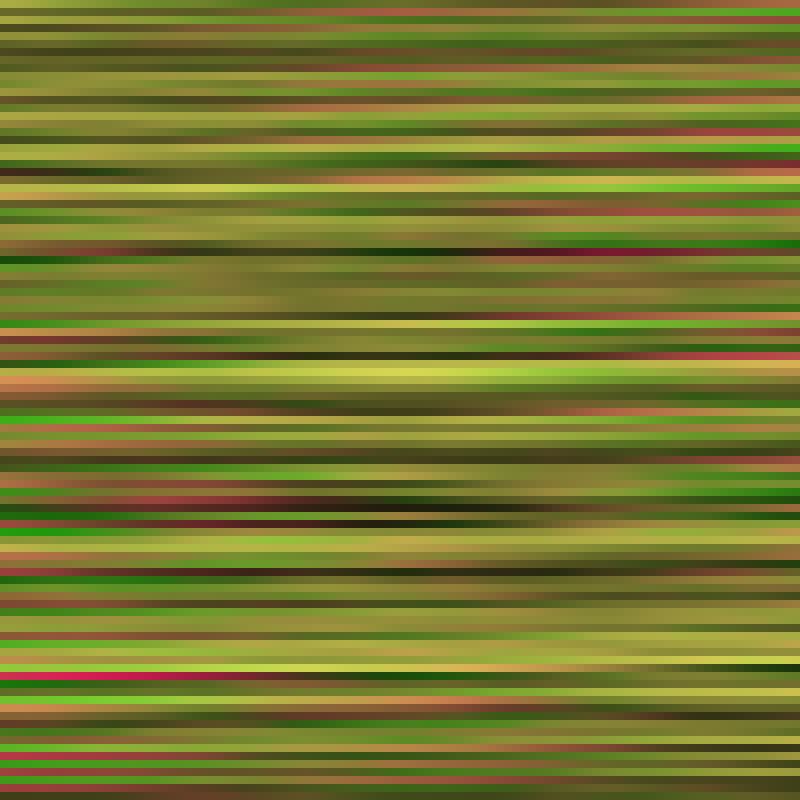
Frame 1 (no input)
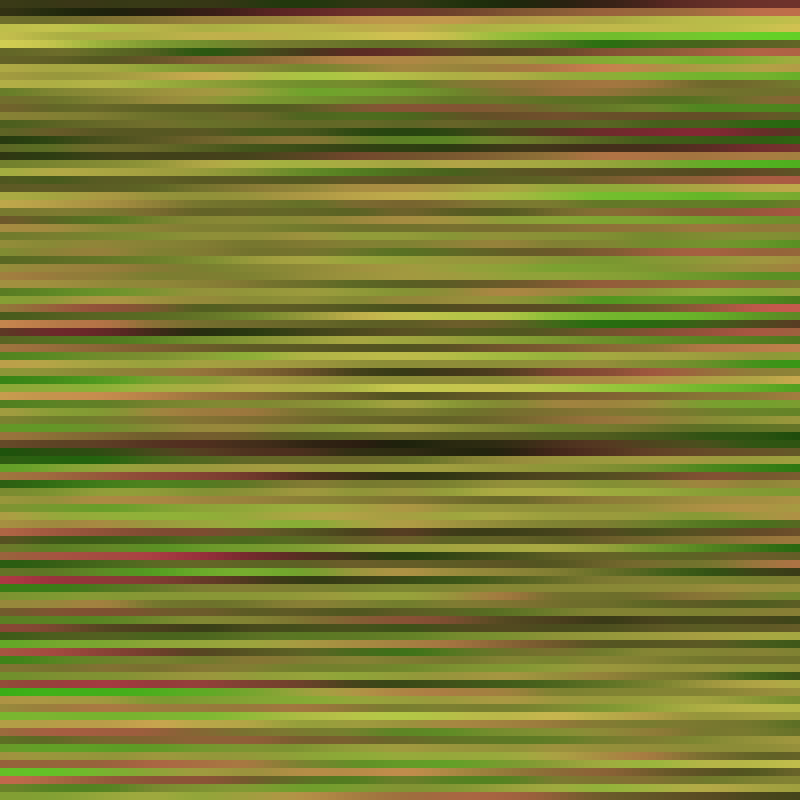
Frame 60 (no input)
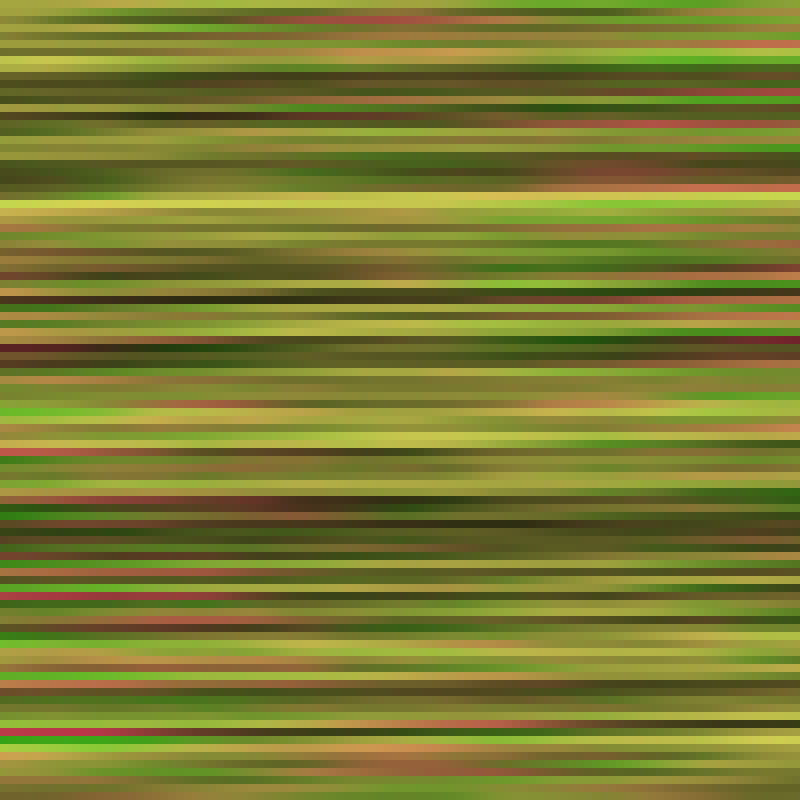
Frame 120 (the mouse pressed at the canvas centre since frame 60)

The p5.js sketch that drew these frames (run headless with seeded random() and noise() and a simulated clock; from frame 60 on, the mouse is pressed at the canvas centre):

// p5.js sketch
// ── sketch.js

let i = 0 


function setup(){

  createCanvas(800,800);
  noStroke()

}
function draw(){

  let numCol = 100
  let numRow = 100
  let stepX = width / numCol // height of box 
  let stepY = height / numRow // width of box 
   
  background(255)

  for (var col = 0; col < numRow; col++){
    for (var row = 0; row < numCol; row++){
     //fill(col/numCol*255,row/numRow*255,mouseX/width*255)
     let r = noise(row/numRow+i)*255
     let b = noise(row/numRow+i)*100
     let g = noise(col/numCol+i)*255
     fill(r,g,b)
     
     rect(row*stepX,col*stepY,stepX,stepY) 

    i += 0.01;
 
    
    }
  }

}
